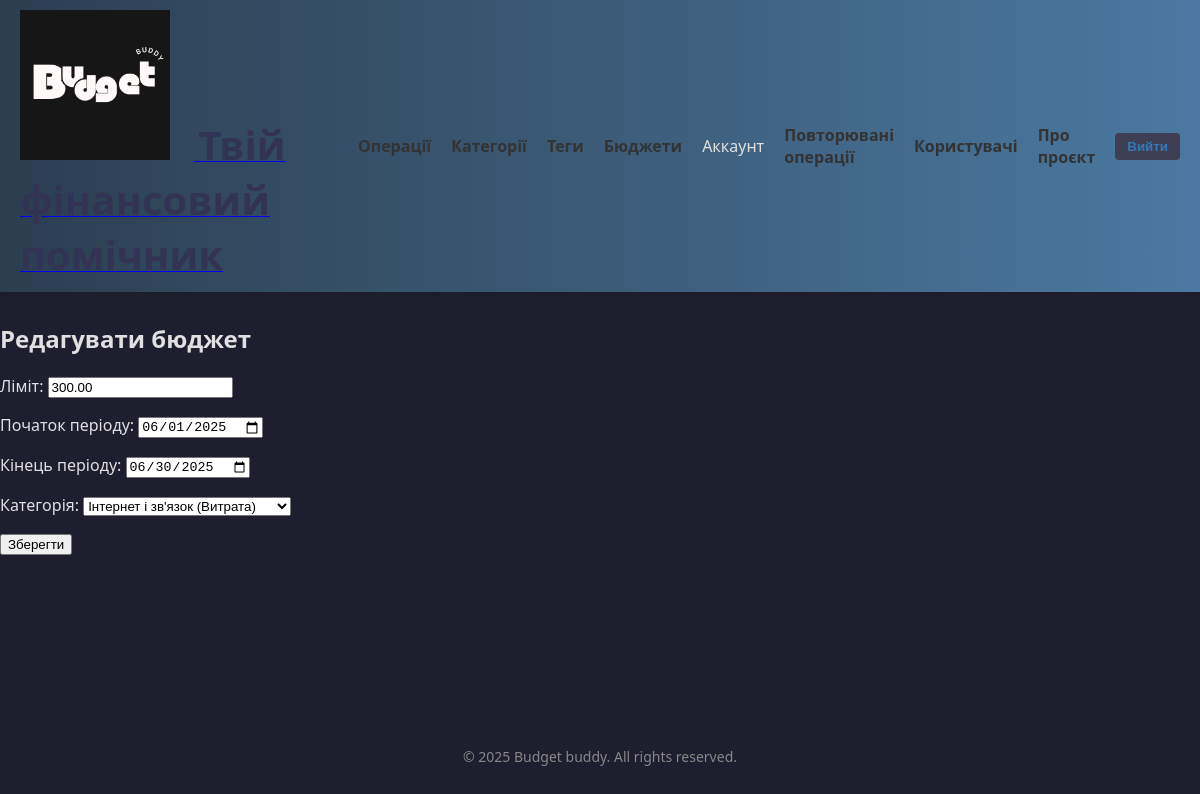
Screenshot of /budgets/1/edit/ (signed in) with the database file from the repository.
### apps/core/models/budget.py (models this page shows, shortened)
class Budget(TimeStampedModel):
    id = models.AutoField(primary_key=True)
    limit_amount = models.DecimalField(max_digits=12, decimal_places=2)
    period_start = models.DateField()
    period_end = models.DateField()
    user = models.ForeignKey(
        settings.AUTH_USER_MODEL,
        on_delete=models.CASCADE,
        null=True,
        blank=True,
        related_name='budgets'
    )
    category = models.ForeignKey(
        "Category",
        on_delete=models.CASCADE,
        null=True,
        blank=True,
        related_name='budgets'
    )

### apps/core/views.py (the view)
# urls.py: path('budgets/<int:pk>/edit/', views.budget_update, name='budget_update'),
@require_http_methods(['GET', 'POST'])
def budget_update(request, pk):
    budget = get_object_or_404(Budget, pk=pk, user=request.user)
    if request.method == 'POST':
        form = BudgetForm(request.POST, instance=budget, user=request.user)  # Передаємо користувача
        if form.is_valid():
            form.save()
            return redirect('core:budget_list')
    else:
        form = BudgetForm(instance=budget, user=request.user)  # Передаємо користувача
    return render(request, 'core/pages/budget_form.html', {'form': form, 'action': 'update', 'budget': budget})

### apps/core/forms.py
class BudgetForm(forms.ModelForm):
    def __init__(self, *args, user=None, **kwargs):
        super().__init__(*args, **kwargs)
        if user:
            self.fields['category'].queryset = Category.objects.filter(user=user)
    class Meta:
        model = Budget
        exclude = ['created_at', 'updated_at', 'user']
        labels = {
            'limit_amount': 'Ліміт',
            'period_start': 'Початок періоду',
            'period_end': 'Кінець періоду',
            'category': 'Категорія',
        }
        widgets = {
            'limit_amount': forms.NumberInput(attrs={'class': 'form-control'}),
            'period_start': forms.DateInput(attrs={'class': 'form-control', 'type': 'date'}),
            'period_end': forms.DateInput(attrs={'class': 'form-control', 'type': 'date'}),
            'category': forms.Select(attrs={'class': 'form-select'}),
        }

### apps/core/models/category.py (called while the page is built)
    def __str__(self):
        return f'{self.name} ({self.get_type_display()})'

### apps/core/templates/core/pages/budget_form.html (shortened to what this page needs)
{% extends "base.html" %}
{% block content %}
<div class="container">
    <h2>{% if action == 'create' %}Новий бюджет{% else %}Редагувати бюджет{% endif %}</h2>
    <form method="post">
        {{ form.as_p }}
        <button type="submit" class="btn btn-primary">Зберегти</button>
    </form>
</div>
{% endblock %}

### static/styles.css (style rules this page uses)
html, body { height: 100%; margin: 0; padding: 0; font-family: 'Segoe UI', sans-serif; font-size: 16px; background-color: #1e1e2f; color: #e0e0e0; }
body { display: flex; flex-direction: column; min-height: 100vh; }
.container { margin: 30px auto; max-width: 1200px; }

### rows the page displays
Budget: limit_amount "300.00", period_start "06/01/2025", period_end "06/30/2025", category "Інтернет і зв'язок (Витрата)"
